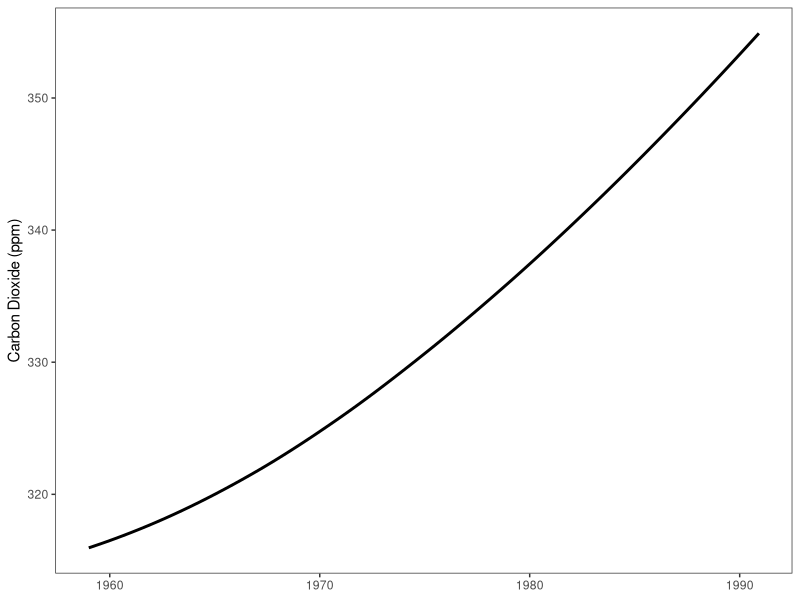
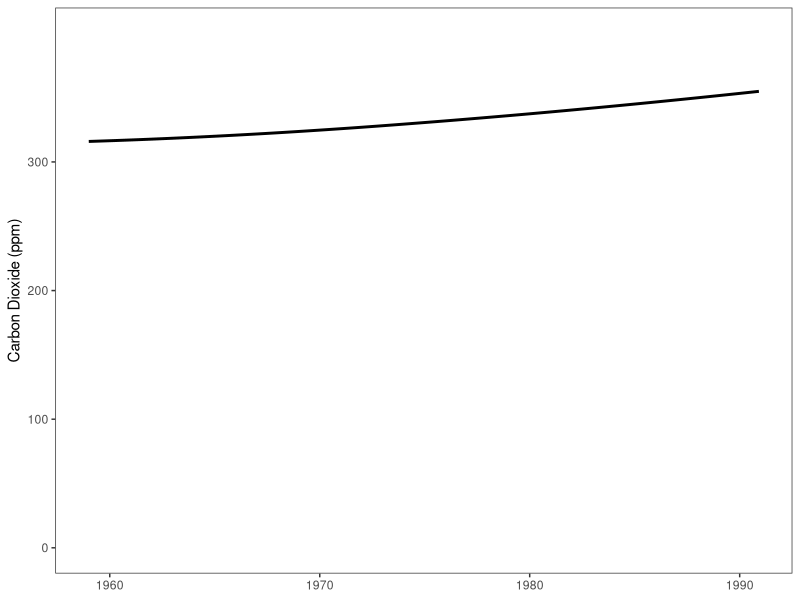

Write the R code that produced these figures, in order. (Note: this script raises an error after producing the figures.)
library(ggplot2)
library(gridExtra) #arrangeGrob

this_base <- "fig07-03_carbon-dioxide-data"

my_data <- data.frame(
  co2 = as.numeric(co2),
  date = seq(as.Date("1959-01-01"),  by = "month", length.out = 12*39))

my_data <- subset(my_data, date < as.Date("1991-01-01"))

p1 <- ggplot(my_data, aes(x = date, y = co2)) +
  stat_smooth(method = "loess", se = FALSE, colour = "black") +
  labs(x = NULL, y = "Carbon Dioxide (ppm)") +
  theme_bw() +
  theme(panel.grid.major = element_blank(),
        panel.grid.minor = element_blank())


p2 <- p1 + scale_y_continuous(breaks = seq(0, 300, 100), limits = c(0, 400))

p3 <- p3 <- arrangeGrob(p1, p2, nrow = 2,
                        main = textGrob("Fig 7.3 Carbon Dioxide Data", 
                                        just = "top", vjust = 0.75, 
                                        gp = gpar(fontsize = 17, 
                                                  lineheight = 1, 
                                                  fontface = "bold")))

p3

ggsave(paste0(this_base, ".png"), 
       p3, width = 5, height = 6)

